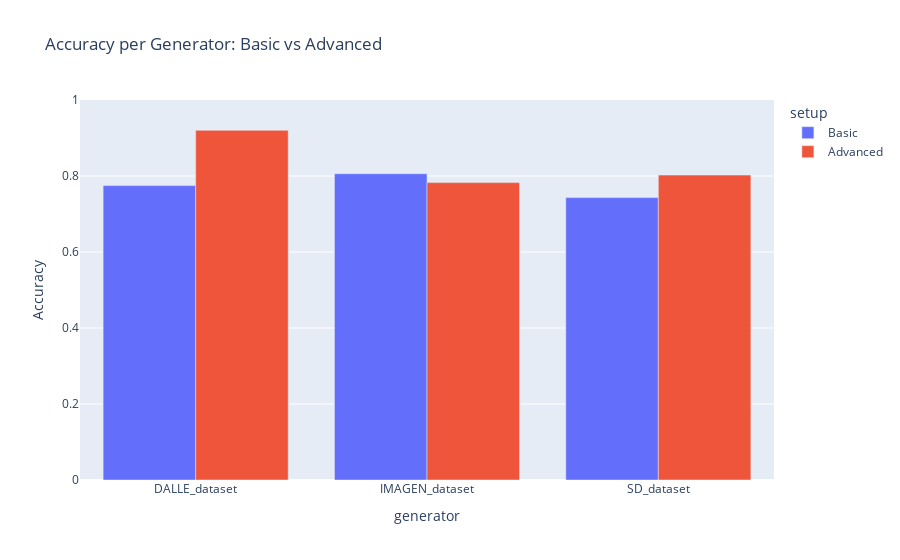

Notebook source saved alongside this figure:
### Markdown cell above
#### **Accuracy by Fold**

### Code cell
fig = px.bar(
    combined_df,
    x="generator",
    y="accuracy",
    color="setup",
    barmode="group",
    title="Accuracy per Generator: Basic vs Advanced"
)
fig.update_layout(yaxis_range=[0, 1], yaxis_title="Accuracy")
fig.show()

### Figure 1 — Plotly figure (JSON) as saved in the notebook; plotly's stock layout.template omitted (floating-point values rounded to 4 significant figures)
{"data": [{"alignmentgroup": "True", "hovertemplate": "setup=Basic<br>generator=%{x}<br>accuracy=%{y}<extra></extra>", "legendgroup": "Basic", "marker": {"color": "#636efa", "pattern": {"shape": ""}}, "name": "Basic", "offsetgroup": "Basic", "orientation": "v", "showlegend": true, "textposition": "auto", "type": "bar", "x": ["DALLE_dataset", "IMAGEN_dataset", "SD_dataset"], "xaxis": "x", "y": [0.7747, 0.806, 0.7432], "yaxis": "y"}, {"alignmentgroup": "True", "hovertemplate": "setup=Advanced<br>generator=%{x}<br>accuracy=%{y}<extra></extra>", "legendgroup": "Advanced", "marker": {"color": "#EF553B", "pattern": {"shape": ""}}, "name": "Advanced", "offsetgroup": "Advanced", "orientation": "v", "showlegend": true, "textposition": "auto", "type": "bar", "x": ["DALLE_dataset", "IMAGEN_dataset", "SD_dataset"], "xaxis": "x", "y": [0.9202, 0.7826, 0.8024], "yaxis": "y"}], "layout": {"barmode": "group", "legend": {"title": {"text": "setup"}, "tracegroupgap": 0}, "title": {"text": "Accuracy per Generator: Basic vs Advanced"}, "xaxis": {"anchor": "y", "domain": [0, 1], "title": {"text": "generator"}}, "yaxis": {"anchor": "x", "domain": [0, 1], "range": [0, 1], "title": {"text": "Accuracy"}}}}
